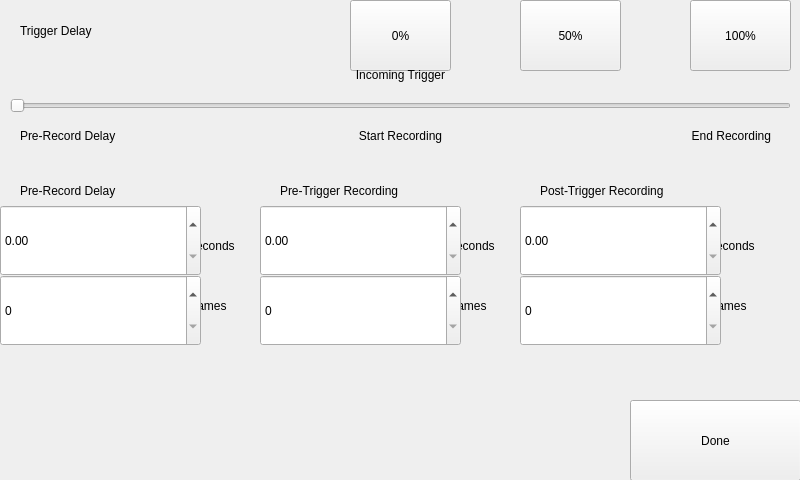
<?xml version="1.0" encoding="UTF-8"?>
<ui version="4.0">
 <class>TriggerDelay</class>
 <widget class="QWidget" name="TriggerDelay">
  <property name="geometry">
   <rect>
    <x>0</x>
    <y>0</y>
    <width>800</width>
    <height>480</height>
   </rect>
  </property>
  <property name="windowTitle">
   <string>Trigger Delay</string>
  </property>
  <property name="styleSheet">
   <string notr="true"/>
  </property>
  <widget class="HeaderLabel" name="headerlabel">
   <property name="geometry">
    <rect>
     <x>20</x>
     <y>10</y>
     <width>241</width>
     <height>41</height>
    </rect>
   </property>
   <property name="text">
    <string>Trigger Delay</string>
   </property>
  </widget>
  <widget class="Button" name="ui0Pct">
   <property name="geometry">
    <rect>
     <x>350</x>
     <y>0</y>
     <width>101</width>
     <height>71</height>
    </rect>
   </property>
   <property name="text">
    <string>0%</string>
   </property>
   <property name="clickMarginBottom" stdset="0">
    <enum>Button::half</enum>
   </property>
  </widget>
  <widget class="Button" name="ui50Pct">
   <property name="geometry">
    <rect>
     <x>520</x>
     <y>0</y>
     <width>101</width>
     <height>71</height>
    </rect>
   </property>
   <property name="text">
    <string>50%</string>
   </property>
   <property name="clickMarginBottom" stdset="0">
    <enum>Button::half</enum>
   </property>
  </widget>
  <widget class="Button" name="ui100Pct">
   <property name="geometry">
    <rect>
     <x>690</x>
     <y>0</y>
     <width>101</width>
     <height>71</height>
    </rect>
   </property>
   <property name="text">
    <string>100%</string>
   </property>
   <property name="clickMarginBottom" stdset="0">
    <enum>Button::half</enum>
   </property>
  </widget>
  <widget class="Slider" name="uiTriggerDelaySlider">
   <property name="geometry">
    <rect>
     <x>10</x>
     <y>75</y>
     <width>781</width>
     <height>61</height>
    </rect>
   </property>
   <property name="orientation">
    <enum>Qt::Horizontal</enum>
   </property>
   <property name="invertedControls">
    <bool>true</bool>
   </property>
  </widget>
  <widget class="Label" name="uiPreRecordDelay">
   <property name="geometry">
    <rect>
     <x>20</x>
     <y>125</y>
     <width>161</width>
     <height>21</height>
    </rect>
   </property>
   <property name="text">
    <string>Pre-Record Delay</string>
   </property>
  </widget>
  <widget class="Label" name="uiStartRecording">
   <property name="geometry">
    <rect>
     <x>330</x>
     <y>125</y>
     <width>141</width>
     <height>21</height>
    </rect>
   </property>
   <property name="text">
    <string>Start Recording</string>
   </property>
   <property name="alignment">
    <set>Qt::AlignCenter</set>
   </property>
  </widget>
  <widget class="Label" name="uiEndRecording">
   <property name="geometry">
    <rect>
     <x>630</x>
     <y>125</y>
     <width>141</width>
     <height>21</height>
    </rect>
   </property>
   <property name="text">
    <string>End Recording</string>
   </property>
   <property name="alignment">
    <set>Qt::AlignRight|Qt::AlignTrailing|Qt::AlignVCenter</set>
   </property>
  </widget>
  <widget class="HeaderLabel" name="headerlabel_2">
   <property name="geometry">
    <rect>
     <x>20</x>
     <y>170</y>
     <width>261</width>
     <height>41</height>
    </rect>
   </property>
   <property name="text">
    <string>Pre-Record Delay</string>
   </property>
  </widget>
  <widget class="HeaderLabel" name="headerlabel_3">
   <property name="geometry">
    <rect>
     <x>280</x>
     <y>170</y>
     <width>261</width>
     <height>41</height>
    </rect>
   </property>
   <property name="text">
    <string>Pre-Trigger Recording</string>
   </property>
  </widget>
  <widget class="HeaderLabel" name="headerlabel_4">
   <property name="geometry">
    <rect>
     <x>540</x>
     <y>170</y>
     <width>261</width>
     <height>41</height>
    </rect>
   </property>
   <property name="text">
    <string>Post-Trigger Recording</string>
   </property>
  </widget>
  <widget class="Label" name="label_4">
   <property name="geometry">
    <rect>
     <x>190</x>
     <y>230</y>
     <width>71</width>
     <height>31</height>
    </rect>
   </property>
   <property name="text">
    <string>seconds</string>
   </property>
  </widget>
  <widget class="Label" name="label_5">
   <property name="geometry">
    <rect>
     <x>450</x>
     <y>230</y>
     <width>71</width>
     <height>31</height>
    </rect>
   </property>
   <property name="text">
    <string>seconds</string>
   </property>
  </widget>
  <widget class="Label" name="label_6">
   <property name="geometry">
    <rect>
     <x>710</x>
     <y>230</y>
     <width>71</width>
     <height>31</height>
    </rect>
   </property>
   <property name="text">
    <string>seconds</string>
   </property>
  </widget>
  <widget class="Label" name="label_7">
   <property name="geometry">
    <rect>
     <x>190</x>
     <y>290</y>
     <width>71</width>
     <height>31</height>
    </rect>
   </property>
   <property name="text">
    <string>frames</string>
   </property>
  </widget>
  <widget class="Label" name="label_8">
   <property name="geometry">
    <rect>
     <x>450</x>
     <y>290</y>
     <width>71</width>
     <height>31</height>
    </rect>
   </property>
   <property name="text">
    <string>frames</string>
   </property>
  </widget>
  <widget class="Label" name="label_9">
   <property name="geometry">
    <rect>
     <x>710</x>
     <y>290</y>
     <width>71</width>
     <height>31</height>
    </rect>
   </property>
   <property name="text">
    <string>frames</string>
   </property>
  </widget>
  <widget class="Button" name="uiDone">
   <property name="geometry">
    <rect>
     <x>630</x>
     <y>400</y>
     <width>171</width>
     <height>81</height>
    </rect>
   </property>
   <property name="text">
    <string>Done</string>
   </property>
   <property name="clickMarginLeft" stdset="0">
    <enum>Button::half</enum>
   </property>
  </widget>
  <widget class="DecimalSpinBox" name="uiPreRecordDelaySec">
   <property name="geometry">
    <rect>
     <x>0</x>
     <y>205</y>
     <width>201</width>
     <height>71</height>
    </rect>
   </property>
   <property name="maximum">
    <double>999999999.000000000000000</double>
   </property>
   <property name="clickMarginBottom" stdset="0">
    <enum>DecimalSpinBox::none</enum>
   </property>
  </widget>
  <widget class="SpinBox" name="uiPreRecordDelayFrames">
   <property name="geometry">
    <rect>
     <x>0</x>
     <y>275</y>
     <width>201</width>
     <height>71</height>
    </rect>
   </property>
   <property name="maximum">
    <number>999999999</number>
   </property>
   <property name="clickMarginTop" stdset="0">
    <enum>SpinBox::half</enum>
   </property>
  </widget>
  <widget class="DecimalSpinBox" name="uiPreTriggerRecordingSec">
   <property name="geometry">
    <rect>
     <x>260</x>
     <y>205</y>
     <width>201</width>
     <height>71</height>
    </rect>
   </property>
   <property name="clickMarginBottom" stdset="0">
    <enum>DecimalSpinBox::none</enum>
   </property>
  </widget>
  <widget class="SpinBox" name="uiPreTriggerRecordingFrames">
   <property name="geometry">
    <rect>
     <x>260</x>
     <y>275</y>
     <width>201</width>
     <height>71</height>
    </rect>
   </property>
   <property name="clickMarginTop" stdset="0">
    <enum>SpinBox::half</enum>
   </property>
  </widget>
  <widget class="DecimalSpinBox" name="uiPostTriggerRecordingSec">
   <property name="geometry">
    <rect>
     <x>520</x>
     <y>205</y>
     <width>201</width>
     <height>71</height>
    </rect>
   </property>
   <property name="clickMarginBottom" stdset="0">
    <enum>DecimalSpinBox::none</enum>
   </property>
  </widget>
  <widget class="SpinBox" name="uiPostTriggerRecordingFrames">
   <property name="geometry">
    <rect>
     <x>520</x>
     <y>275</y>
     <width>201</width>
     <height>71</height>
    </rect>
   </property>
   <property name="clickMarginTop" stdset="0">
    <enum>SpinBox::half</enum>
   </property>
  </widget>
  <widget class="Label" name="uiIncomingTrigger">
   <property name="geometry">
    <rect>
     <x>330</x>
     <y>64</y>
     <width>141</width>
     <height>21</height>
    </rect>
   </property>
   <property name="text">
    <string>Incoming Trigger</string>
   </property>
   <property name="alignment">
    <set>Qt::AlignCenter</set>
   </property>
  </widget>
  <widget class="Backdrop" name="backdrop">
   <property name="geometry">
    <rect>
     <x>0</x>
     <y>0</y>
     <width>801</width>
     <height>481</height>
    </rect>
   </property>
  </widget>
  <zorder>backdrop</zorder>
  <zorder>headerlabel</zorder>
  <zorder>ui0Pct</zorder>
  <zorder>ui50Pct</zorder>
  <zorder>ui100Pct</zorder>
  <zorder>uiTriggerDelaySlider</zorder>
  <zorder>uiPreRecordDelay</zorder>
  <zorder>uiStartRecording</zorder>
  <zorder>uiEndRecording</zorder>
  <zorder>headerlabel_2</zorder>
  <zorder>headerlabel_3</zorder>
  <zorder>headerlabel_4</zorder>
  <zorder>label_4</zorder>
  <zorder>label_5</zorder>
  <zorder>label_6</zorder>
  <zorder>label_7</zorder>
  <zorder>label_8</zorder>
  <zorder>label_9</zorder>
  <zorder>uiDone</zorder>
  <zorder>uiPreRecordDelaySec</zorder>
  <zorder>uiPreRecordDelayFrames</zorder>
  <zorder>uiPreTriggerRecordingSec</zorder>
  <zorder>uiPreTriggerRecordingFrames</zorder>
  <zorder>uiPostTriggerRecordingSec</zorder>
  <zorder>uiPostTriggerRecordingFrames</zorder>
  <zorder>uiIncomingTrigger</zorder>
 </widget>
 <customwidgets>
  <customwidget>
   <class>Backdrop</class>
   <extends>QLabel</extends>
   <header>backdrop</header>
  </customwidget>
  <customwidget>
   <class>Button</class>
   <extends>QPushButton</extends>
   <header>button</header>
  </customwidget>
  <customwidget>
   <class>DecimalSpinBox</class>
   <extends>QDoubleSpinBox</extends>
   <header>decimal_spin_box</header>
  </customwidget>
  <customwidget>
   <class>HeaderLabel</class>
   <extends>QLabel</extends>
   <header>header_label</header>
  </customwidget>
  <customwidget>
   <class>Label</class>
   <extends>QLabel</extends>
   <header>label</header>
  </customwidget>
  <customwidget>
   <class>Slider</class>
   <extends>QSlider</extends>
   <header>slider</header>
  </customwidget>
  <customwidget>
   <class>SpinBox</class>
   <extends>QSpinBox</extends>
   <header>spin_box</header>
  </customwidget>
 </customwidgets>
 <tabstops>
  <tabstop>uiDone</tabstop>
  <tabstop>ui0Pct</tabstop>
  <tabstop>ui50Pct</tabstop>
  <tabstop>ui100Pct</tabstop>
  <tabstop>uiTriggerDelaySlider</tabstop>
  <tabstop>uiPreRecordDelaySec</tabstop>
  <tabstop>uiPreTriggerRecordingSec</tabstop>
  <tabstop>uiPostTriggerRecordingSec</tabstop>
  <tabstop>uiPreRecordDelayFrames</tabstop>
  <tabstop>uiPreTriggerRecordingFrames</tabstop>
  <tabstop>uiPostTriggerRecordingFrames</tabstop>
 </tabstops>
 <resources/>
 <connections/>
</ui>
